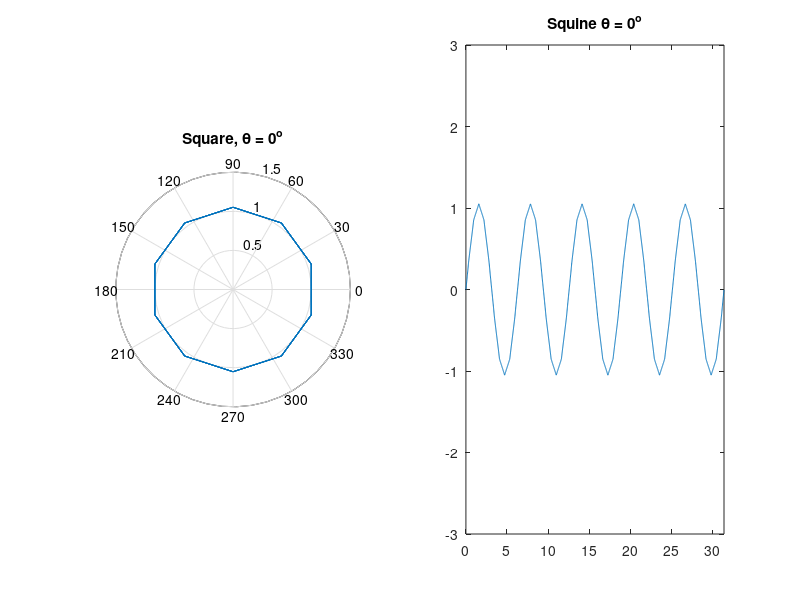

This chart was generated by the following MATLAB code: (Note: this script raises an error after producing the figure.)
%% Main script. Generate the squine for a rotating n-gon 
%  note: you can change the window size to adjust the size of the figure.
%  Simply run the script again after doing so


%where to save the file
cd 'C:\Users\David\Documents\MATLAB\';
%what to call the file
filename = 'sn.gif';
%figure identifier
figure(8);
%number of sides (non-integers give interesting results)
n = 10;
%plot on [0 10*pi]
t = 0:0.01:10*pi;
%loop over rotation
for i = 0:2 * pi/n / 100:2 * pi/n;
    subplot(1,2,1);
    %closed form for polar polynomial used here
    phi = i; polar(t, sec(asin(sin((t-phi)*n/2))*2/n));
    %you can change this title
    title(['Square, \theta = '  num2str(i * 180/pi, 3) '^o']);
    subplot(1,2,2);
    %y-component of closed form by *sin(t)
    phi = i; plot(t, sec(asin(sin((t-phi)*n/2))*2/n).*sin(t));
    %...and this axis range
    axis([0 max(t) -3 3]);
    %...and this title
    title(['Squine \theta = '  num2str(i * 180/pi, 3) '^o']);
    
    
    %I didn't write this part... it just saves the frames to a gif
    drawnow
    frame = getframe(8);
    im = frame2im(frame);
    [imind,cm] = rgb2ind(im,256);
    if i == 0;
        imwrite(imind,cm,filename,'gif', 'Loopcount',inf);
    else
        %change delay here adjust gif speed
        imwrite(imind,cm,filename,'gif','WriteMode','append','DelayTime',1/10);
    end
end